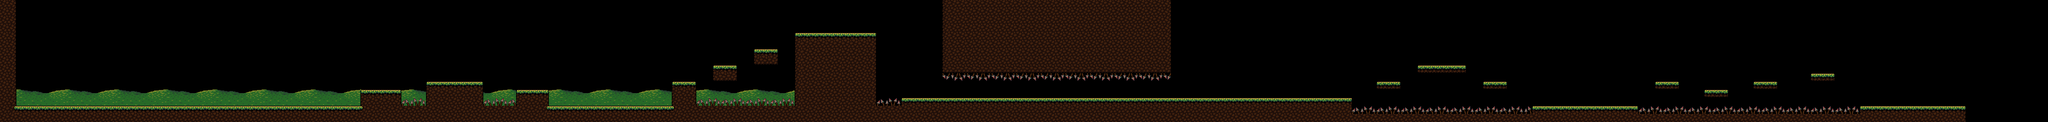

The image is a tile-based game level rendered from a .tmx file. Its description and source (layers, tilesets, objects; grid data summarised) follow:
An orthogonal 250x15 tile map with 16x16 px tiles, 4 tile layers (Hills, Background, Traps, Ground), 2 tilesets and 23 objects (15x Hornet, 4x Hedgehog, 2x Deer, Mike Start, HornetNest).

<map version="1.4" tiledversion="1.4.3" orientation="orthogonal" renderorder="right-down" width="250" height="15" tilewidth="16" tileheight="16" infinite="0" nextlayerid="6" nextobjectid="46">
 <tileset firstgid="1" source="grass-tiles-evening.tsx" />
 <tileset firstgid="71" source="forest-tiles-evening.tsx" />
 <layer id="2" name="Hills" width="250" height="15">
  <data>[3750 cells, 400 non-empty, 12 distinct tile ids]</data>
 </layer>
 <layer id="5" name="Background" width="250" height="15">
  <data>[3750 cells, 0 non-empty, 0 distinct tile ids]</data>
 </layer>
 <layer id="3" name="Traps" width="250" height="15">
  <data>[3750 cells, 99 non-empty, 6 distinct tile ids]</data>
 </layer>
 <layer id="1" name="Ground" width="250" height="15">
  <data>[3750 cells, 938 non-empty, 14 distinct tile ids]</data>
 </layer>
 <objectgroup id="4" name="Objects">
  <object id="7" type="Mike Start" x="154.5" y="171">
   <point />
  </object>
  <object id="22" type="Hornet" x="580.5" y="178.5">
   <point />
  </object>
  <object id="23" type="Hornet" x="671" y="185">
   <point />
  </object>
  <object id="25" type="Hornet" x="510" y="172.5">
   <point />
  </object>
  <object id="27" type="Hornet" x="1200.5" y="31.5">
   <point />
  </object>
  <object id="28" type="Hornet" x="1257" y="11.5">
   <point />
  </object>
  <object id="29" type="Hornet" x="1247" y="62.5">
   <point />
  </object>
  <object id="30" type="Hornet" x="628" y="134.5">
   <point />
  </object>
  <object id="31" type="Hornet" x="1674" y="20.5">
   <point />
  </object>
  <object id="32" type="Hornet" x="1715.5" y="43.5">
   <point />
  </object>
  <object id="33" type="Deer" x="2270" y="172.333">
   <point />
  </object>
  <object id="34" type="HornetNest" x="2498.33" y="25.3333">
   <point />
  </object>
  <object id="35" type="Hornet" x="2539.33" y="60.3333">
   <point />
  </object>
  <object id="36" type="Hornet" x="2498.67" y="95.6667">
   <point />
  </object>
  <object id="37" type="Hedgehog" x="2816.5" y="111.5">
   <point />
  </object>
  <object id="38" type="Hedgehog" x="3083.5" y="190">
   <point />
  </object>
  <object id="39" type="Hornet" x="3452" y="88.5">
   <point />
  </object>
  <object id="40" type="Hornet" x="3557.5" y="84">
   <point />
  </object>
  <object id="41" type="Hornet" x="3631" y="28.5">
   <point />
  </object>
  <object id="42" type="Hornet" x="3741" y="28.5">
   <point />
  </object>
  <object id="43" type="Hedgehog" x="3737" y="197">
   <point />
  </object>
  <object id="44" type="Hedgehog" x="890" y="150.5">
   <point />
  </object>
  <object id="45" type="Deer" x="327.5" y="170.5">
   <point />
  </object>
 </objectgroup>
</map>
